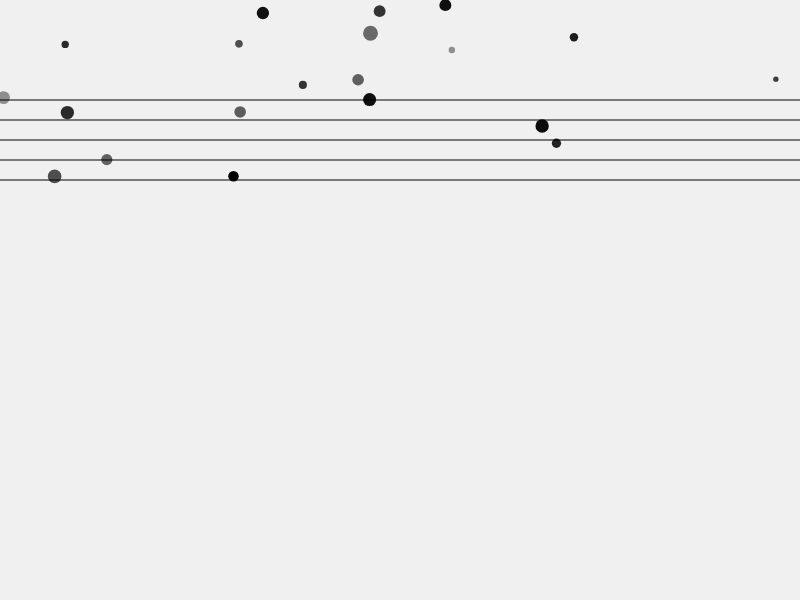
Frame 1 (no input)
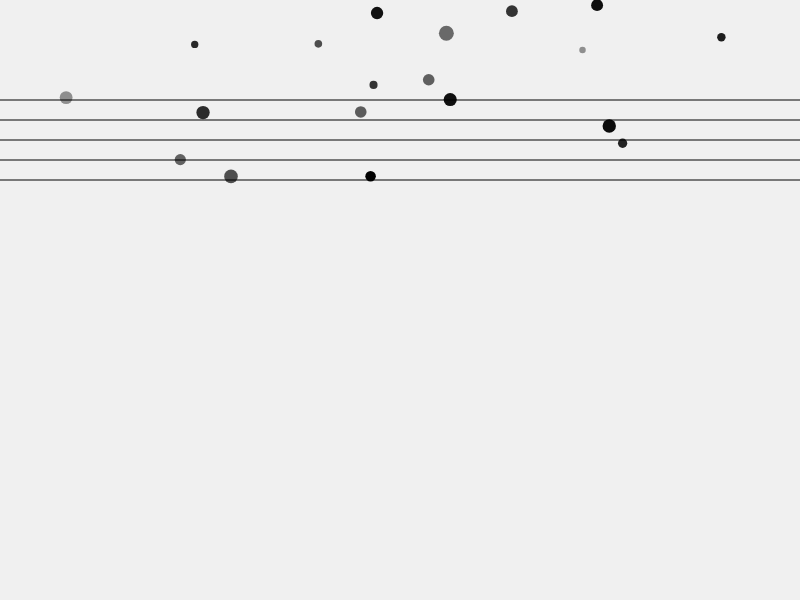
Frame 60 (no input)
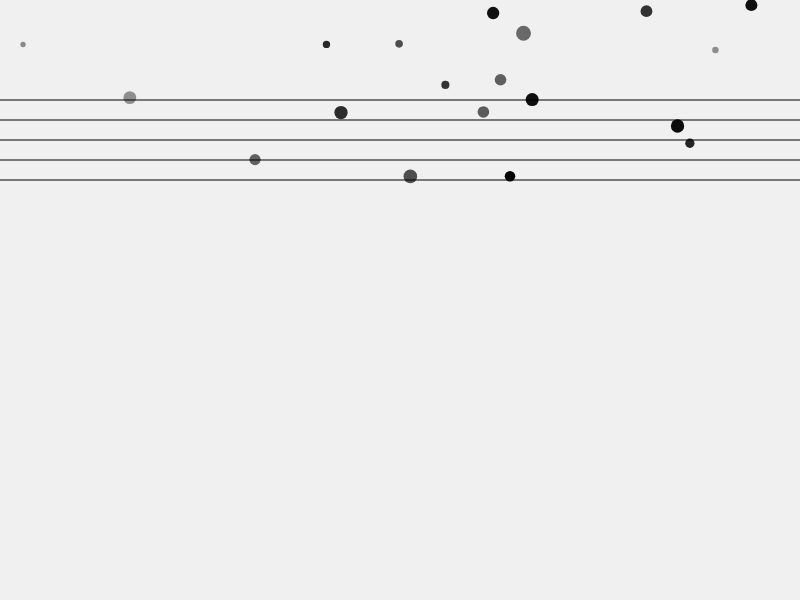
Frame 120 (the mouse pressed at the canvas centre since frame 60)

The p5.js sketch that drew these frames (run headless with seeded random() and noise() and a simulated clock; from frame 60 on, the mouse is pressed at the canvas centre):

// p5.js sketch
// ── sketch.js
let notes = [];
const numLines = 5;
const lineHeight = 100;
const lineSpacing = 20;
let sheetHeight;

function setup() {
  createCanvas(800, 600);
  sheetHeight = lineHeight + (numLines - 1) * lineSpacing;
  
  // Initialize notes
  for (let i = 0; i < 20; i++) {
    notes.push({
      x: random(width),
      y: random(sheetHeight),
      speed: random(1, 3),
      size: random(5, 15),
      opacity: random(100, 255)
    });
  }
}

function draw() {
  background(240);
  
  // Draw the sheet music lines
  stroke(0);
  strokeWeight(1);
  for (let i = 0; i < numLines; i++) {
    const y = i * lineSpacing + lineHeight;
    line(0, y, width, y);
  }
  
  // Update and display notes
  for (let i = 0; i < notes.length; i++) {
    let note = notes[i];
    
    // Move the note
    note.x += note.speed;
    
    // Check if note is out of bounds
    if (note.x > width + 50) {
      // Reset note to start
      note.x = -50;
      note.y = random(sheetHeight);
      note.opacity = random(100, 255);
    }
    
    // Draw the note
    fill(0, note.opacity);
    noStroke();
    ellipse(note.x, note.y, note.size);
  }
}
